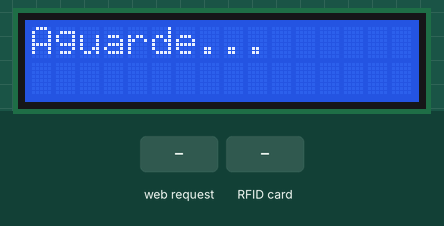
Recording of a program running on a simulated ESP32. Shown: 16×2 character LCD. The test bench sets the inputs (shaded band). WiFi joins after 1.5 s; servers stay silent unless stated; what the program prints to the serial monitor is not drawn.

Above: at 1.2 s.
At 9.3 s:
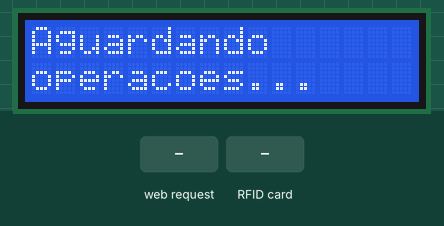
9.4 s: HTTP request GET / received
At 10.4 s:
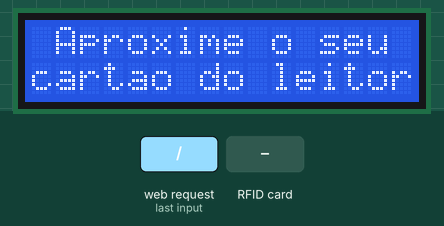
10.9 s: RFID card 5E 7A 19 C4 held to the reader
At 12.0 s:
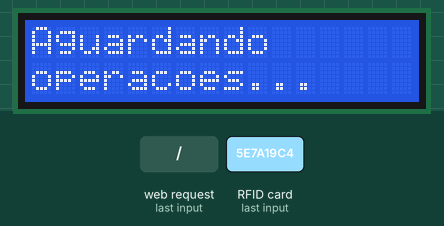
Timing chart, 0 to 13.9 s (numbered marks = the images above; inputs shaded):
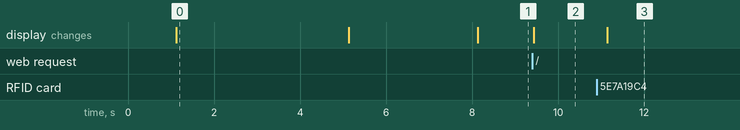

The program:

main.cpp
```cpp
#include <SPI.h>
#include <MFRC522.h>
#include <LiquidCrystal.h>
#include <WiFi.h>
#include <HTTPClient.h>
#include <string.h>
#include <stdio.h>
#include <functional>
#include <ESPAsyncWebServer.h>


void mensageminicial();
void mensagem_inicial_cartao();
void menssagem_timeout();
char* ler();
char* getUid(MFRC522&);

//Pinos Reset e SS módulo MFRC522
#define SS_PIN 21
#define RST_PIN 22
MFRC522 mfrc522(SS_PIN, RST_PIN);

const int rs = 13, en = 12, d4 = 2, d5 = 4, d6 = 16, d7 = 17;
LiquidCrystal lcd(rs, en, d4, d5, d6, d7);

AsyncWebServer server(80);

MFRC522::MIFARE_Key key;

#define TIMEOUT_TIME 10000 //10 segundos de timeout

void* tmp_buf;

bool timeout = false;
int timeout_counter = 0;

bool go_read_tag = false;
bool tag_already_read = false;
char* uid_tag = NULL;

bool show_timeout_message = false;

void setup() {
	Serial.begin(115200);	 //Inicia a serial
	Serial.println("Configurando....");

    tmp_buf = new char[512];
    memset(tmp_buf, 0, 512);

	SPI.begin(); //Inicia SPI bus
	mfrc522.PCD_Init();	 //Inicia MFRC522

	//Inicializa o LCD 16x2
	lcd.begin(16, 2);

	//Prepara chave - padrao de fabrica = FFFFFFFFFFFFh
	for (byte i = 0; i < 6; i++) key.keyByte[i] = 0xFF;

	const char* ssid = "ismaelc";
	const char* password = "leamsi123";

	// Conectar-se à rede Wi-Fi
	WiFi.begin(ssid, password);
	while (WiFi.status() != WL_CONNECTED) {
		delay(1000);
		Serial.println("Conectando ao WiFi...");
		lcd.clear();
		lcd.print("Aguarde...");
	}


	server.on("/", HTTP_GET, [](AsyncWebServerRequest *request) {
        if(timeout){
            tag_already_read = false;
            timeout = false;
            timeout_counter = 0;

            AsyncWebServerResponse *response = request->beginResponse(408, "application/json", "{\"error\": \"TIMEOUT\",\"messsage\":\"Tempo limite atingido\"}");
			response->addHeader("Access-Control-Allow-Origin", "*");
			response->addHeader("Access-Control-Allow-Methods", "POST, GET, OPTIONS");
			response->addHeader("Access-Control-Allow-Headers", "Content-Type");
			request->send(response);

            return;
        }

		if(tag_already_read){
            sprintf((char*)tmp_buf, "{\"message\":\"Lido com sucesso\",\"uid\":\"%s\"}", uid_tag);
			AsyncWebServerResponse *response = request->beginResponse(200, "application/json", (char*)tmp_buf);
			response->addHeader("Access-Control-Allow-Origin", "*");
			response->addHeader("Access-Control-Allow-Methods", "POST, GET, OPTIONS");
			response->addHeader("Access-Control-Allow-Headers", "Content-Type");
			request->send(response);

            memset(tmp_buf, 0, 512);
            tag_already_read = false;
            delete[] uid_tag;
            uid_tag = NULL;
		}
		else{
            go_read_tag = true;
			AsyncWebServerResponse *response = request->beginResponse(202, "application/json", "{\"message\":\"Aguardando TAG...\",\"status\":\"WAITNG\"}");
			response->addHeader("Access-Control-Allow-Origin", "*");
			response->addHeader("Access-Control-Allow-Methods", "POST, GET, OPTIONS");
			response->addHeader("Access-Control-Allow-Headers", "Content-Type");
            response->addHeader("Retry-After", "1");
            response->addHeader("Location", "/");
			request->send(response);
		}
	});


	server.begin();


	Serial.println("Conectado a rede Wi-Fi");
	Serial.println("WiFi conectado");
	lcd.setCursor(2, 0);
	delay(3000);
	lcd.clear();
	Serial.println("Configuracao concluida");
	lcd.print("Configuracao");
	lcd.setCursor(0, 1);
	lcd.print("concluida...");
	delay(3000);
	mensageminicial();
}

void loop()
{
    if(go_read_tag){
        uid_tag = ler();
        tag_already_read = true;
        go_read_tag = false;
        mensageminicial();
    }

    if(show_timeout_message){
        menssagem_timeout();
        show_timeout_message = false;
    }
}

void mensageminicial() {
	lcd.clear();
	lcd.print("Aguardando");
	lcd.setCursor(0, 1);
	lcd.print("operacoes...");
}

void mensagem_inicial_cartao() {
	Serial.println("Aproxime o seu cartao do leitor...");
	lcd.clear();
	lcd.print(" Aproxime o seu");
	lcd.setCursor(0, 1);
	lcd.print("cartao do leitor");
}

void menssagem_timeout() {
    Serial.println("Tempo limite atingido...\n");
}

char* ler() {
	mensagem_inicial_cartao();
	//Aguarda cartao
	while ( ! mfrc522.PICC_IsNewCardPresent()) {
        if(timeout_counter >= TIMEOUT_TIME){
            timeout = true;
            show_timeout_message = true;
            return NULL;
        }
		delay(400);
        timeout_counter += 400;
		Serial.println("Aguardando");
	}
	if ( ! mfrc522.PICC_ReadCardSerial()) return NULL;

	//Mostra UID na serial
	Serial.print(F("UID do Cartao: "));		//Dump UID
	for (byte i = 0; i < mfrc522.uid.size; i++)
	{
		Serial.print(mfrc522.uid.uidByte[i] < 0x10 ? " 0" : " ");
		Serial.print(mfrc522.uid.uidByte[i], HEX);
	}
	//Mostra o tipo do cartao
	Serial.print(F("\nTipo do PICC: "));
	byte piccType = mfrc522.PICC_GetType(mfrc522.uid.sak);
	Serial.println(mfrc522.PICC_GetTypeName((MFRC522::PICC_Type)piccType));

	return getUid(mfrc522);
}

char* getUid(MFRC522 &rf){
    int stringSize = rf.uid.size*2 + 1;
	char* uidString = new char[stringSize]; // +1 para o caractere nulo de terminação

	// Limpar a string para garantir que ela esteja vazia antes de preenchê-la
	memset(uidString, 0, stringSize);

	// Converter cada byte do UID para sua representação hexadecimal e armazená-lo na string
	int index = 0;
	for (byte i = 0; i < rf.uid.size; i++) {
		// Converter o byte para sua representação hexadecimal
		char hex[3]; // 2 caracteres para o hexadecimal + 1 caractere nulo de terminação
		sprintf(hex, "%02X", rf.uid.uidByte[i]);

		// Concatenar o valor hexadecimal à string de UID
		strcat(uidString, hex);

		// Incrementar o índice pelo tamanho do valor hexadecimal (dois caracteres)
		index += 2;
	}

	return uidString;
}
```

Measured:
- after the input at 9.4 s, the display: changes at once (image 2)
- after the input at 10.9 s, the display: changes after 0.24 s (image 3)
- what the display in image 0 shows lasts 4.0 s, from 1.1 s to 5.1 s
